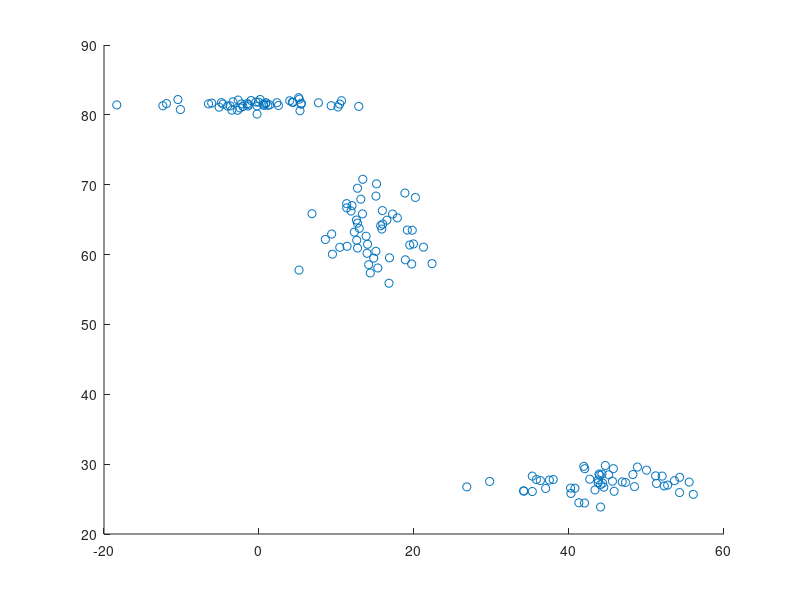

Here is the MATLAB script that generated this plot:
%% Create dataset for Clustering algorithm
% This code creates clusters of random data. 2D.
% num_clust - number of clusters
% clust_size - number of memebers in each cluster. Currently the same for
% all clusters. In the fulure could be randomized
% visualizes the result
% Saves in file 'ex_olga.mat' the variable X which contains the coordinates
% in rows. size(X) = [num_clust*clust_size, 2]

%% initialize
clear
close all
clc

%% Create Clusters

% rng(1) % use the same seed for uniformity and debug. coment out for actually random results

num_clust = 3; % Deside hom many clusters to make
clust_size = 50; % Deside how many points in each cluster

X = []; % Initialize the grid

for indc = 1:num_clust
    xrnd = 100*rand; % x position of the cluster
    yrnd = 100*rand; % y position of the cluster
    xsrnd = 10*rand; % x size of the cluster
    ysrnd = 10*rand; % y size of the cluster

    % Create the cluster
    X1 = [xrnd*ones(clust_size,1)+xsrnd*randn(clust_size,1),...
          yrnd*ones(clust_size,1)+ysrnd*randn(clust_size,1)];

    X = [X; X1]; % Add to the grid
end

% Visualize
if 1
    figure
    scatter(X(:,1),X(:,2))
end

% Save

save('ex_olga.mat','X')
